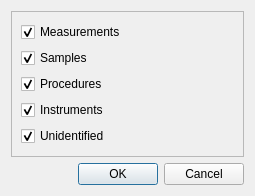
<?xml version="1.0" encoding="UTF-8"?>
<ui version="4.0">
 <class>ConfigUploadDialog</class>
 <widget class="QDialog" name="ConfigUploadDialog">
  <property name="geometry">
   <rect>
    <x>0</x>
    <y>0</y>
    <width>255</width>
    <height>196</height>
   </rect>
  </property>
  <property name="windowTitle">
   <string>Configure project upload</string>
  </property>
  <property name="toolTip">
   <string>Select the project items to be uploaded to dataverse.</string>
  </property>
  <layout class="QVBoxLayout" name="verticalLayout">
   <item>
    <widget class="QScrollArea" name="projectContentsScrollArea">
     <property name="widgetResizable">
      <bool>true</bool>
     </property>
     <widget class="QWidget" name="scrollAreaWidgetContents">
      <property name="geometry">
       <rect>
        <x>0</x>
        <y>0</y>
        <width>221</width>
        <height>159</height>
       </rect>
      </property>
      <layout class="QVBoxLayout" name="verticalLayout_3">
       <item>
        <layout class="QVBoxLayout" name="projectItemsVerticalLayout">
         <item>
          <widget class="QCheckBox" name="checkBox">
           <property name="text">
            <string>Measurements</string>
           </property>
           <property name="checked">
            <bool>true</bool>
           </property>
          </widget>
         </item>
         <item>
          <widget class="QCheckBox" name="checkBox_3">
           <property name="text">
            <string>Samples</string>
           </property>
           <property name="checked">
            <bool>true</bool>
           </property>
          </widget>
         </item>
         <item>
          <widget class="QCheckBox" name="checkBox_5">
           <property name="text">
            <string>Procedures</string>
           </property>
           <property name="checked">
            <bool>true</bool>
           </property>
          </widget>
         </item>
         <item>
          <widget class="QCheckBox" name="checkBox_4">
           <property name="text">
            <string>Instruments</string>
           </property>
           <property name="checked">
            <bool>true</bool>
           </property>
          </widget>
         </item>
         <item>
          <widget class="QCheckBox" name="checkBox_2">
           <property name="text">
            <string>Unidentified</string>
           </property>
           <property name="checked">
            <bool>true</bool>
           </property>
          </widget>
         </item>
        </layout>
       </item>
      </layout>
     </widget>
    </widget>
   </item>
   <item>
    <widget class="QDialogButtonBox" name="buttonBox">
     <property name="orientation">
      <enum>Qt::Horizontal</enum>
     </property>
     <property name="standardButtons">
      <set>QDialogButtonBox::Cancel|QDialogButtonBox::Ok</set>
     </property>
    </widget>
   </item>
  </layout>
 </widget>
 <resources/>
 <connections>
  <connection>
   <sender>buttonBox</sender>
   <signal>accepted()</signal>
   <receiver>ConfigUploadDialog</receiver>
   <slot>accept()</slot>
   <hints>
    <hint type="sourcelabel">
     <x>248</x>
     <y>254</y>
    </hint>
    <hint type="destinationlabel">
     <x>157</x>
     <y>274</y>
    </hint>
   </hints>
  </connection>
  <connection>
   <sender>buttonBox</sender>
   <signal>rejected()</signal>
   <receiver>ConfigUploadDialog</receiver>
   <slot>reject()</slot>
   <hints>
    <hint type="sourcelabel">
     <x>316</x>
     <y>260</y>
    </hint>
    <hint type="destinationlabel">
     <x>286</x>
     <y>274</y>
    </hint>
   </hints>
  </connection>
 </connections>
</ui>
